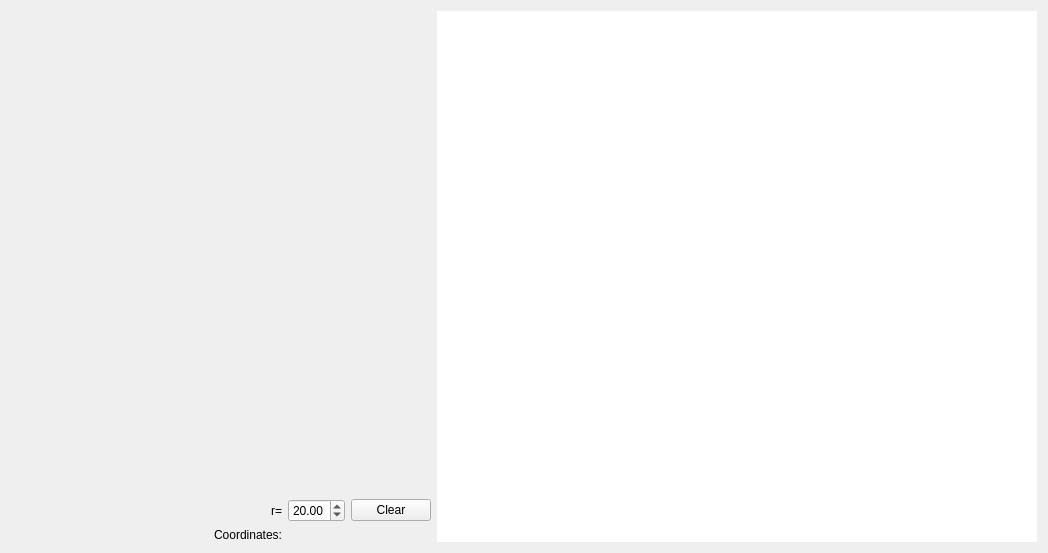
<?xml version="1.0" encoding="UTF-8"?>
<ui version="4.0">
 <class>maptab</class>
 <widget class="QWidget" name="maptab">
  <property name="geometry">
   <rect>
    <x>0</x>
    <y>0</y>
    <width>1046</width>
    <height>553</height>
   </rect>
  </property>
  <property name="windowTitle">
   <string notr="true">Form</string>
  </property>
  <layout class="QHBoxLayout" name="horizontalLayout">
   <item>
    <layout class="QGridLayout" name="gridLayout_2">
     <item row="0" column="0" colspan="2">
      <widget class="QFrame" name="map_place">
       <property name="minimumSize">
        <size>
         <width>420</width>
         <height>422</height>
        </size>
       </property>
       <property name="frameShape">
        <enum>QFrame::NoFrame</enum>
       </property>
      </widget>
     </item>
     <item row="0" column="2" rowspan="2">
      <widget class="QTextEdit" name="text_place">
       <property name="sizePolicy">
        <sizepolicy hsizetype="Fixed" vsizetype="Expanding">
         <horstretch>0</horstretch>
         <verstretch>0</verstretch>
        </sizepolicy>
       </property>
       <property name="minimumSize">
        <size>
         <width>600</width>
         <height>0</height>
        </size>
       </property>
       <property name="frameShape">
        <enum>QFrame::NoFrame</enum>
       </property>
       <property name="readOnly">
        <bool>true</bool>
       </property>
      </widget>
     </item>
     <item row="1" column="0">
      <spacer name="horizontalSpacer">
       <property name="orientation">
        <enum>Qt::Horizontal</enum>
       </property>
       <property name="sizeHint" stdset="0">
        <size>
         <width>40</width>
         <height>20</height>
        </size>
       </property>
      </spacer>
     </item>
     <item row="1" column="1">
      <layout class="QGridLayout" name="gridLayout">
       <item row="0" column="0">
        <widget class="QLabel" name="label_2">
         <property name="text">
          <string>r=</string>
         </property>
         <property name="alignment">
          <set>Qt::AlignRight|Qt::AlignTrailing|Qt::AlignVCenter</set>
         </property>
        </widget>
       </item>
       <item row="0" column="1">
        <widget class="QDoubleSpinBox" name="radiusbox">
         <property name="value">
          <double>20.000000000000000</double>
         </property>
        </widget>
       </item>
       <item row="0" column="2">
        <widget class="QPushButton" name="clearbutton">
         <property name="text">
          <string>Clear</string>
         </property>
        </widget>
       </item>
       <item row="1" column="0">
        <widget class="QLabel" name="label">
         <property name="text">
          <string>Coordinates:</string>
         </property>
         <property name="alignment">
          <set>Qt::AlignRight|Qt::AlignTrailing|Qt::AlignVCenter</set>
         </property>
        </widget>
       </item>
       <item row="1" column="1" colspan="2">
        <widget class="QLabel" name="coordlabel">
         <property name="sizePolicy">
          <sizepolicy hsizetype="Preferred" vsizetype="Fixed">
           <horstretch>0</horstretch>
           <verstretch>0</verstretch>
          </sizepolicy>
         </property>
         <property name="text">
          <string> </string>
         </property>
        </widget>
       </item>
      </layout>
     </item>
    </layout>
   </item>
  </layout>
 </widget>
 <resources/>
 <connections/>
</ui>
